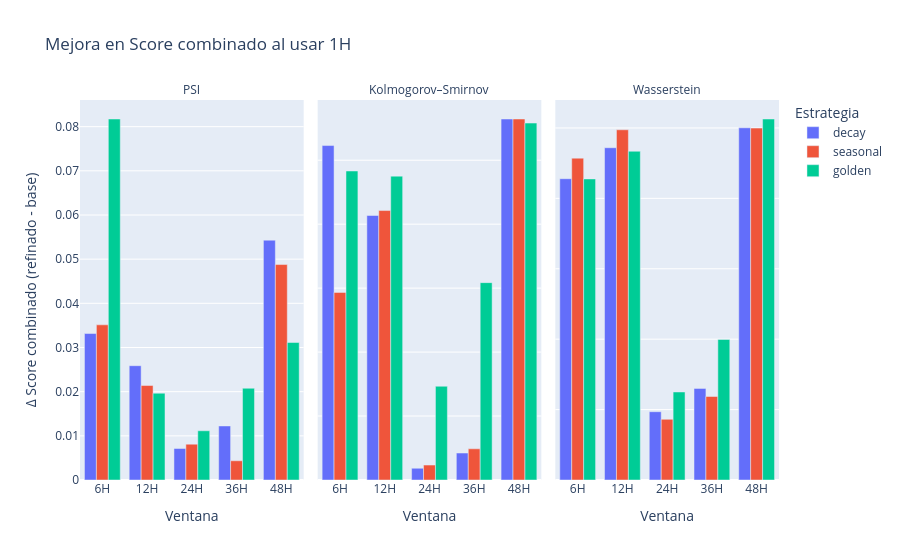
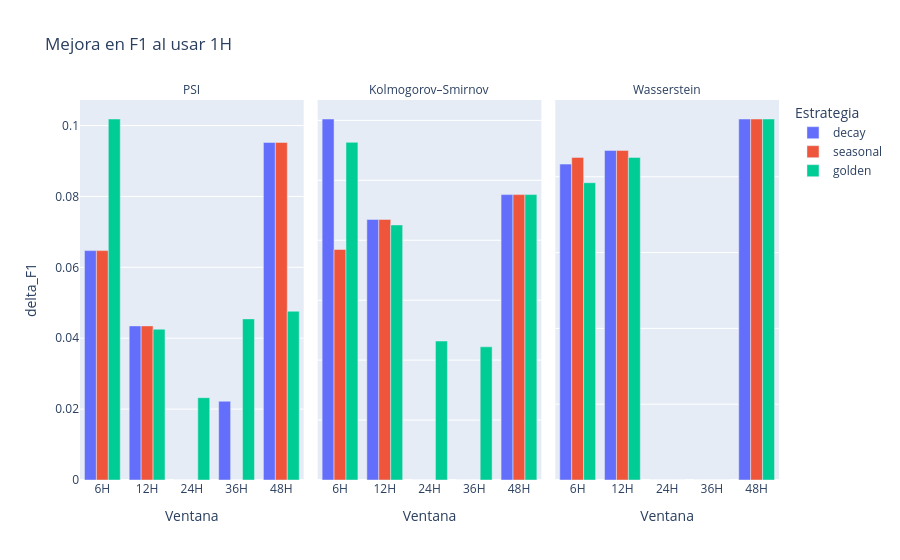

The notebook cell saved with these charts, in order:
### Code cell
# %% 12. Plots de mejora (BASE vs REFINADO)

comp = merge_df.copy()

# columnas "limpias" para plotear
comp["metric"]   = comp["metric_base"]
comp["window"]   = comp["window_base"].astype(str)
comp["strategy"] = comp["strategy_base"]

# orden de categorías
comp["window"] = pd.Categorical(comp["window"],
                                categories=window_order,
                                ordered=True)
comp["strategy"] = pd.Categorical(comp["strategy"],
                                  categories=strategy_order,
                                  ordered=True)
comp["metric"] = pd.Categorical(comp["metric"],
                                categories=method_order,
                                ordered=True)

comp["method_label"] = comp["metric"].map(method_labels)

# --- 12.1 Mejora en Score combinado ---
fig_delta_score = px.bar(
    comp,
    x="window",
    y="delta_Score_F1_combined",
    color="strategy",
    barmode="group",
    facet_col="method_label",
    category_orders={
        "window": window_order,
        "strategy": strategy_order,
        "method_label": [method_labels[m] for m in method_order],
    },
    labels={
        "window": "Ventana",
        "delta_Score_F1_combined": "Δ Score combinado (refinado - base)",
        "strategy": "Estrategia",
        "method_label": "Método estadístico",
    },
    title="Mejora en Score combinado al usar 1H",
)
fig_delta_score.update_yaxes(matches=None)
fig_delta_score.for_each_annotation(lambda a: a.update(text=a.text.split("=")[-1]))
fig_delta_score.show()

# --- 12.2 Mejora en F1 al usar 1H ---
fig_delta_f1time = px.bar(
    comp,
    x="window",
    y="delta_F1",
    color="strategy",
    barmode="group",
    facet_col="method_label",
    category_orders={
        "window": window_order,
        "strategy": strategy_order,
        "method_label": [method_labels[m] for m in method_order],
    },
    labels={
        "window": "Ventana",
        "delta_F1_time": "Δ F1_time (refinado - base)",
        "strategy": "Estrategia",
        "method_label": "Método estadístico",
    },
    title="Mejora en F1 al usar 1H",
)
fig_delta_f1time.update_yaxes(matches=None)
fig_delta_f1time.for_each_annotation(lambda a: a.update(text=a.text.split("=")[-1]))
fig_delta_f1time.show()
# --- 12.3 Mejora en F1_time al usar 1H ---
fig_delta_f1time = px.bar(
    comp,
    x="window",
    y="delta_F1_time",
    color="strategy",
    barmode="group",
    facet_col="method_label",
    category_orders={
        "window": window_order,
        "strategy": strategy_order,
        "method_label": [method_labels[m] for m in method_order],
    },
    labels={
        "window": "Ventana",
        "delta_F1_time": "Δ F1_time (refinado - base)",
        "strategy": "Estrategia",
        "method_label": "Método estadístico",
    },
    title="Mejora en F1_time al usar 1H",
)
fig_delta_f1time.update_yaxes(matches=None)
fig_delta_f1time.for_each_annotation(lambda a: a.update(text=a.text.split("=")[-1]))
fig_delta_f1time.show()

# --- 12.3 Cambio en delay medio ---
fig_delta_delay = px.bar(
    comp,
    x="window",
    y="delta_delay_mean_hours",
    color="strategy",
    barmode="group",
    facet_col="method_label",
    category_orders={
        "window": window_order,
        "strategy": strategy_order,
        "method_label": [method_labels[m] for m in method_order],
    },
    labels={
        "window": "Ventana",
        "delta_delay_mean_hours": "Δ Delay medio (horas)",
        "strategy": "Estrategia",
        "method_label": "Método estadístico",
    },
    title="Cambio en delay medio al usar 1H (valores negativos = más rápido)",
)
fig_delta_delay.update_yaxes(matches=None)
fig_delta_delay.for_each_annotation(lambda a: a.update(text=a.text.split("=")[-1]))
fig_delta_delay.show()

# --- 12.4 Cambio en proporción de tiempo extra ---
fig_delta_extra = px.bar(
    comp,
    x="window",
    y="delta_extra_ratio_auto",
    color="strategy",
    barmode="group",
    facet_col="method_label",
    category_orders={
        "window": window_order,
        "strategy": strategy_order,
        "method_label": [method_labels[m] for m in method_order],
    },
    labels={
        "window": "Ventana",
        "delta_extra_ratio_auto": "Δ Proporción tiempo extra",
        "strategy": "Estrategia",
        "method_label": "Método estadístico",
    },
    title="Cambio en tiempo extra al usar 1H (valores negativos = menos falsos positivos)",
)
fig_delta_extra.update_yaxes(matches=None)
fig_delta_extra.for_each_annotation(lambda a: a.update(text=a.text.split("=")[-1]))
fig_delta_extra.show()

### Figure 1 — Plotly figure (JSON) as saved in the notebook; plotly's stock layout.template omitted (floating-point values rounded to 4 significant figures)
{"data": [{"alignmentgroup": "True", "hovertemplate": "Estrategia=decay<br>Método estadístico=PSI<br>Ventana=%{x}<br>Δ Score combinado (refinado - base)=%{y}<extra></extra>", "legendgroup": "decay", "marker": {"color": "#636efa", "pattern": {"shape": ""}}, "name": "decay", "offsetgroup": "decay", "orientation": "v", "showlegend": true, "textposition": "auto", "type": "bar", "x": ["6H", "12H", "24H", "36H", "48H"], "xaxis": "x", "y": [0.03316, 0.02588, 0.007135, 0.01224, 0.0543], "yaxis": "y"}, {"alignmentgroup": "True", "hovertemplate": "Estrategia=decay<br>Método estadístico=Kolmogorov–Smirnov<br>Ventana=%{x}<br>Δ Score combinado (refinado - base)=%{y}<extra></extra>", "legendgroup": "decay", "marker": {"color": "#636efa", "pattern": {"shape": ""}}, "name": "decay", "offsetgroup": "decay", "orientation": "v", "showlegend": false, "textposition": "auto", "type": "bar", "x": ["6H", "12H", "24H", "36H", "48H"], "xaxis": "x2", "y": [0.02615, 0.02068, 0.0009182, 0.002109, 0.02822], "yaxis": "y2"}, {"alignmentgroup": "True", "hovertemplate": "Estrategia=decay<br>Método estadístico=Wasserstein<br>Ventana=%{x}<br>Δ Score combinado (refinado - base)=%{y}<extra></extra>", "legendgroup": "decay", "marker": {"color": "#636efa", "pattern": {"shape": ""}}, "name": "decay", "offsetgroup": "decay", "orientation": "v", "showlegend": false, "textposition": "auto", "type": "bar", "x": ["6H", "12H", "24H", "36H", "48H"], "xaxis": "x3", "y": [0.0214, 0.0236, 0.004849, 0.006506, 0.02501], "yaxis": "y3"}, {"alignmentgroup": "True", "hovertemplate": "Estrategia=seasonal<br>Método estadístico=PSI<br>Ventana=%{x}<br>Δ Score combinado (refinado - base)=%{y}<extra></extra>", "legendgroup": "seasonal", "marker": {"color": "#EF553B", "pattern": {"shape": ""}}, "name": "seasonal", "offsetgroup": "seasonal", "orientation": "v", "showlegend": true, "textposition": "auto", "type": "bar", "x": ["6H", "12H", "24H", "36H", "48H"], "xaxis": "x", "y": [0.03513, 0.02139, 0.008115, 0.004352, 0.04878], "yaxis": "y"}, {"alignmentgroup": "True", "hovertemplate": "Estrategia=seasonal<br>Método estadístico=Kolmogorov–Smirnov<br>Ventana=%{x}<br>Δ Score combinado (refinado - base)=%{y}<extra></extra>", "legendgroup": "seasonal", "marker": {"color": "#EF553B", "pattern": {"shape": ""}}, "name": "seasonal", "offsetgroup": "seasonal", "orientation": "v", "showlegend": false, "textposition": "auto", "type": "bar", "x": ["6H", "12H", "24H", "36H", "48H"], "xaxis": "x2", "y": [0.01467, 0.02107, 0.001167, 0.002439, 0.02822], "yaxis": "y2"}, {"alignmentgroup": "True", "hovertemplate": "Estrategia=seasonal<br>Método estadístico=Wasserstein<br>Ventana=%{x}<br>Δ Score combinado (refinado - base)=%{y}<extra></extra>", "legendgroup": "seasonal", "marker": {"color": "#EF553B", "pattern": {"shape": ""}}, "name": "seasonal", "offsetgroup": "seasonal", "orientation": "v", "showlegend": false, "textposition": "auto", "type": "bar", "x": ["6H", "12H", "24H", "36H", "48H"], "xaxis": "x3", "y": [0.02286, 0.02487, 0.00431, 0.00593, 0.02499], "yaxis": "y3"}, {"alignmentgroup": "True", "hovertemplate": "Estrategia=golden<br>Método estadístico=PSI<br>Ventana=%{x}<br>Δ Score combinado (refinado - base)=%{y}<extra></extra>", "legendgroup": "golden", "marker": {"color": "#00cc96", "pattern": {"shape": ""}}, "name": "golden", "offsetgroup": "golden", "orientation": "v", "showlegend": true, "textposition": "auto", "type": "bar", "x": ["6H", "12H", "24H", "36H", "48H"], "xaxis": "x", "y": [0.08173, 0.01966, 0.01114, 0.02078, 0.03112], "yaxis": "y"}, {"alignmentgroup": "True", "hovertemplate": "Estrategia=golden<br>Método estadístico=Kolmogorov–Smirnov<br>Ventana=%{x}<br>Δ Score combinado (refinado - base)=%{y}<extra></extra>", "legendgroup": "golden", "marker": {"color": "#00cc96", "pattern": {"shape": ""}}, "name": "golden", "offsetgroup": "golden", "orientation": "v", "showlegend": false, "textposition": "auto", "type": "bar", "x": ["6H", "12H", "24H", "36H", "48H"], "xaxis": "x2", "y": [0.02416, 0.02376, 0.007329, 0.01543, 0.0279], "yaxis": "y2"}, {"alignmentgroup": "True", "hovertemplate": "Estrategia=golden<br>Método estadístico=Wasserstein<br>Ventana=%{x}<br>Δ Score combinado (refinado - base)=%{y}<extra></extra>", "legendgroup": "golden", "marker": {"color": "#00cc96", "pattern": {"shape": ""}}, "name": "golden", "offsetgroup": "golden", "orientation": "v", "showlegend": false, "textposition": "auto", "type": "bar", "x": ["6H", "12H", "24H", "36H", "48H"], "xaxis": "x3", "y": [0.02138, 0.02335, 0.006252, 0.00998, 0.02564], "yaxis": "y3"}], "layout": {"annotations": [{"font": {}, "showarrow": false, "text": "PSI", "x": 0.16, "xanchor": "center", "xref": "paper", "y": 1, "yanchor": "bottom", "yref": "paper"}, {"font": {}, "showarrow": false, "text": "Kolmogorov–Smirnov", "x": 0.5, "xanchor": "center", "xref": "paper", "y": 1, "yanchor": "bottom", "yref": "paper"}, {"font": {}, "showarrow": false, "text": "Wasserstein", "x": 0.84, "xanchor": "center", "xref": "paper", "y": 1, "yanchor": "bottom", "yref": "paper"}], "barmode": "group", "legend": {"title": {"text": "Estrategia"}, "tracegroupgap": 0}, "title": {"text": "Mejora en Score combinado al usar 1H"}, "xaxis": {"anchor": "y", "categoryarray": ["1H", "6H", "12H", "24H", "36H", "48H"], "categoryorder": "array", "domain": [0, 0.32], "title": {"text": "Ventana"}}, "xaxis2": {"anchor": "y2", "categoryarray": ["1H", "6H", "12H", "24H", "36H", "48H"], "categoryorder": "array", "domain": [0.34, 0.66], "matches": "x", "title": {"text": "Ventana"}}, "xaxis3": {"anchor": "y3", "categoryarray": ["1H", "6H", "12H", "24H", "36H", "48H"], "categoryorder": "array", "domain": [0.68, 1.0], "matches": "x", "title": {"text": "Ventana"}}, "yaxis": {"anchor": "x", "domain": [0, 1], "title": {"text": "Δ Score combinado (refinado - base)"}}, "yaxis2": {"anchor": "x2", "domain": [0, 1], "showticklabels": false}, "yaxis3": {"anchor": "x3", "domain": [0, 1], "showticklabels": false}}}

### Figure 2 — Plotly figure (JSON) as saved in the notebook; plotly's stock layout.template omitted (floating-point values rounded to 4 significant figures)
{"data": [{"alignmentgroup": "True", "hovertemplate": "Estrategia=decay<br>Método estadístico=PSI<br>Ventana=%{x}<br>delta_F1=%{y}<extra></extra>", "legendgroup": "decay", "marker": {"color": "#636efa", "pattern": {"shape": ""}}, "name": "decay", "offsetgroup": "decay", "orientation": "v", "showlegend": true, "textposition": "auto", "type": "bar", "x": ["6H", "12H", "24H", "36H", "48H"], "xaxis": "x", "y": [0.06472, 0.04348, 1.11e-16, 0.02222, 0.09524], "yaxis": "y"}, {"alignmentgroup": "True", "hovertemplate": "Estrategia=decay<br>Método estadístico=Kolmogorov–Smirnov<br>Ventana=%{x}<br>delta_F1=%{y}<extra></extra>", "legendgroup": "decay", "marker": {"color": "#636efa", "pattern": {"shape": ""}}, "name": "decay", "offsetgroup": "decay", "orientation": "v", "showlegend": false, "textposition": "auto", "type": "bar", "x": ["6H", "12H", "24H", "36H", "48H"], "xaxis": "x2", "y": [0.06023, 0.04348, 1.11e-16, 0, 0.04762], "yaxis": "y2"}, {"alignmentgroup": "True", "hovertemplate": "Estrategia=decay<br>Método estadístico=Wasserstein<br>Ventana=%{x}<br>delta_F1=%{y}<extra></extra>", "legendgroup": "decay", "marker": {"color": "#636efa", "pattern": {"shape": ""}}, "name": "decay", "offsetgroup": "decay", "orientation": "v", "showlegend": false, "textposition": "auto", "type": "bar", "x": ["6H", "12H", "24H", "36H", "48H"], "xaxis": "x3", "y": [0.04167, 0.04348, 1.11e-16, 0, 0.04762], "yaxis": "y3"}, {"alignmentgroup": "True", "hovertemplate": "Estrategia=seasonal<br>Método estadístico=PSI<br>Ventana=%{x}<br>delta_F1=%{y}<extra></extra>", "legendgroup": "seasonal", "marker": {"color": "#EF553B", "pattern": {"shape": ""}}, "name": "seasonal", "offsetgroup": "seasonal", "orientation": "v", "showlegend": true, "textposition": "auto", "type": "bar", "x": ["6H", "12H", "24H", "36H", "48H"], "xaxis": "x", "y": [0.06472, 0.04348, 1.11e-16, 0, 0.09524], "yaxis": "y"}, {"alignmentgroup": "True", "hovertemplate": "Estrategia=seasonal<br>Método estadístico=Kolmogorov–Smirnov<br>Ventana=%{x}<br>delta_F1=%{y}<extra></extra>", "legendgroup": "seasonal", "marker": {"color": "#EF553B", "pattern": {"shape": ""}}, "name": "seasonal", "offsetgroup": "seasonal", "orientation": "v", "showlegend": false, "textposition": "auto", "type": "bar", "x": ["6H", "12H", "24H", "36H", "48H"], "xaxis": "x2", "y": [0.03846, 0.04348, 1.11e-16, 0, 0.04762], "yaxis": "y2"}, {"alignmentgroup": "True", "hovertemplate": "Estrategia=seasonal<br>Método estadístico=Wasserstein<br>Ventana=%{x}<br>delta_F1=%{y}<extra></extra>", "legendgroup": "seasonal", "marker": {"color": "#EF553B", "pattern": {"shape": ""}}, "name": "seasonal", "offsetgroup": "seasonal", "orientation": "v", "showlegend": false, "textposition": "auto", "type": "bar", "x": ["6H", "12H", "24H", "36H", "48H"], "xaxis": "x3", "y": [0.04255, 0.04348, 1.11e-16, 0, 0.04762], "yaxis": "y3"}, {"alignmentgroup": "True", "hovertemplate": "Estrategia=golden<br>Método estadístico=PSI<br>Ventana=%{x}<br>delta_F1=%{y}<extra></extra>", "legendgroup": "golden", "marker": {"color": "#00cc96", "pattern": {"shape": ""}}, "name": "golden", "offsetgroup": "golden", "orientation": "v", "showlegend": true, "textposition": "auto", "type": "bar", "x": ["6H", "12H", "24H", "36H", "48H"], "xaxis": "x", "y": [0.1019, 0.04255, 0.02323, 0.04545, 0.04762], "yaxis": "y"}, {"alignmentgroup": "True", "hovertemplate": "Estrategia=golden<br>Método estadístico=Kolmogorov–Smirnov<br>Ventana=%{x}<br>delta_F1=%{y}<extra></extra>", "legendgroup": "golden", "marker": {"color": "#00cc96", "pattern": {"shape": ""}}, "name": "golden", "offsetgroup": "golden", "orientation": "v", "showlegend": false, "textposition": "auto", "type": "bar", "x": ["6H", "12H", "24H", "36H", "48H"], "xaxis": "x2", "y": [0.05634, 0.04255, 0.02319, 0.02222, 0.04762], "yaxis": "y2"}, {"alignmentgroup": "True", "hovertemplate": "Estrategia=golden<br>Método estadístico=Wasserstein<br>Ventana=%{x}<br>delta_F1=%{y}<extra></extra>", "legendgroup": "golden", "marker": {"color": "#00cc96", "pattern": {"shape": ""}}, "name": "golden", "offsetgroup": "golden", "orientation": "v", "showlegend": false, "textposition": "auto", "type": "bar", "x": ["6H", "12H", "24H", "36H", "48H"], "xaxis": "x3", "y": [0.03922, 0.04255, 1.11e-16, 0, 0.04762], "yaxis": "y3"}], "layout": {"annotations": [{"font": {}, "showarrow": false, "text": "PSI", "x": 0.16, "xanchor": "center", "xref": "paper", "y": 1, "yanchor": "bottom", "yref": "paper"}, {"font": {}, "showarrow": false, "text": "Kolmogorov–Smirnov", "x": 0.5, "xanchor": "center", "xref": "paper", "y": 1, "yanchor": "bottom", "yref": "paper"}, {"font": {}, "showarrow": false, "text": "Wasserstein", "x": 0.84, "xanchor": "center", "xref": "paper", "y": 1, "yanchor": "bottom", "yref": "paper"}], "barmode": "group", "legend": {"title": {"text": "Estrategia"}, "tracegroupgap": 0}, "title": {"text": "Mejora en F1 al usar 1H"}, "xaxis": {"anchor": "y", "categoryarray": ["1H", "6H", "12H", "24H", "36H", "48H"], "categoryorder": "array", "domain": [0, 0.32], "title": {"text": "Ventana"}}, "xaxis2": {"anchor": "y2", "categoryarray": ["1H", "6H", "12H", "24H", "36H", "48H"], "categoryorder": "array", "domain": [0.34, 0.66], "matches": "x", "title": {"text": "Ventana"}}, "xaxis3": {"anchor": "y3", "categoryarray": ["1H", "6H", "12H", "24H", "36H", "48H"], "categoryorder": "array", "domain": [0.68, 1.0], "matches": "x", "title": {"text": "Ventana"}}, "yaxis": {"anchor": "x", "domain": [0, 1], "title": {"text": "delta_F1"}}, "yaxis2": {"anchor": "x2", "domain": [0, 1], "showticklabels": false}, "yaxis3": {"anchor": "x3", "domain": [0, 1], "showticklabels": false}}}
